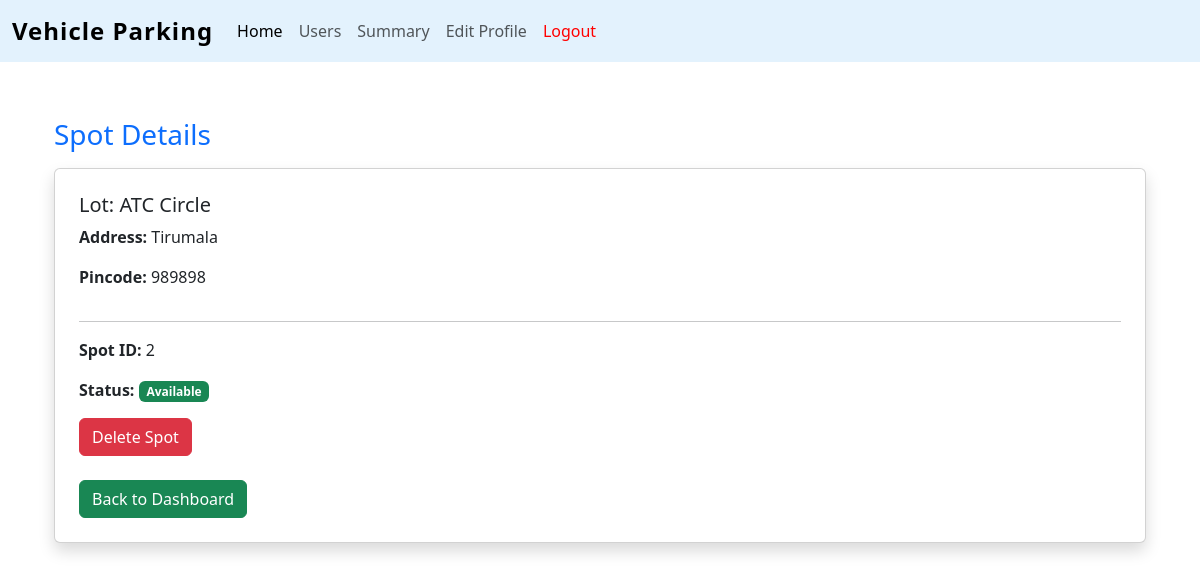
The app's page /spot_details/1/2 (signed in), older data.
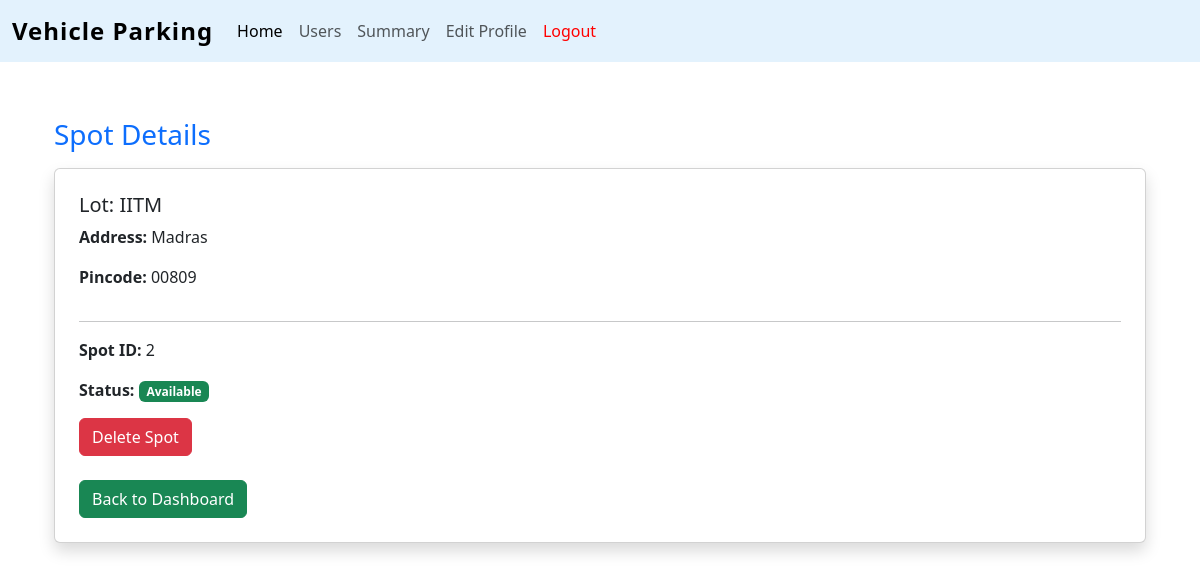
The same page, newer data.
### controllers/models.py (models this page shows)
class parking_lot(db.Model):
    id = db.Column(db.Integer, primary_key=True)
    location_name = db.Column(db.String(100), nullable=False)
    max_spots = db.Column(db.Integer,nullable=True)
    available_spots = db.Column(db.Integer, nullable=True)
    price = db.Column(db.Float,nullable=False)
    address = db.Column(db.String(200),nullable=False)
    pincode = db.Column(db.String(10),nullable=True)
    spots = db.relationship('parking_spot')

class parking_spot(db.Model):
    id = db.Column(db.Integer,primary_key=True)
    parking_lot_id = db.Column(db.Integer,db.ForeignKey('parking_lot.id'),nullable=False)
    status = db.Column(db.String(20),nullable=False)
    reserve_parking_spot = db.relationship('reserve_parking_spot')
    lot = db.relationship('parking_lot')

### controllers/routes.py (the view)
@app.route('/spot_details/<int:lot_id>/<int:spot_id>', methods=['GET'])
def spot_details(lot_id, spot_id):
    lot = parking_lot.query.get_or_404(lot_id)
    spot = next((s for s in lot.spots if s.id == spot_id), None)
    if spot is None:
        flash('Spot not found!', 'danger')
        return redirect(url_for('admin_dashboard'))
    return render_template('spot_details.html', lot=lot, spot=spot,user=User.name)

### templates/spot_details.html (shortened to what this page needs)
{% extends 'layout.html' %}
{% block content %}
<div class="container mt-4">
  <h3 class="text-primary">Spot Details</h3>
  <div class="card p-4 shadow mt-3">
    <h5>Lot: {{ lot.location_name }}</h5>
    <p><strong>Address:</strong> {{ lot.address }}</p>
    <p><strong>Pincode:</strong> {{ lot.pincode }}</p>
    <hr>
    <p><strong>Spot ID:</strong> {{ spot.id }}</p>
    <p><strong>Status:</strong>
      {% if spot.status == 'occupied' %}
        <span class="badge bg-danger">Occupied</span>
      {% else %}
        <span class="badge bg-success">Available</span>
      {% endif %}
    </p>
    <div>
        <form method="POST" action="{{ url_for('delete_spot', lot_id=lot.id, spot_id=spot.id) }}">
          <button type="submit" class="btn btn-danger">Delete Spot</button>
        </form>
        <br>
        <a href="{{url_for('admin_dashboard')}}"><button type="submit" class="btn btn-success">Back to Dashboard</button></a>
  </div>
</div>
{% endblock %}

### templates/layout.html (shortened to what this page needs)
<!DOCTYPE html>
<html lang="en">
<head>
    <link href="https://cdn.jsdelivr.net/npm/bootstrap@5.3.7/dist/css/bootstrap.min.css" rel="stylesheet"
>
</head>
<body>
    {% include 'navbar.html' %}
      <div class="container-fluid">
        <div class="row justify-content-center">
        </div>
    </div>
    <div class="container">
        {%block content %}
        {%endblock%}
    </div>
</body>
</html>

### templates/navbar.html (shortened to what this page needs)
<nav class="navbar navbar-expand-lg" style="background-color: #e3f2fd;" data-bs-theme="light">
  <div class="container-fluid">
    <a class="navbar-brand" href="#" style="font-size: 1.5rem; font-weight: bold; letter-spacing: 1px;">
      Vehicle Parking
    </a>
    <div class="collapse navbar-collapse" id="navbarSupportedContent">
      <ul class="navbar-nav me-auto mb-2 mb-lg-0">
        {% if not session.get('username') %}
        <li class="nav-item">
          <a class="nav-link active" href="/">Login</a>
        </li>
        <li class="nav-item">
          <a class="nav-link" href="/register">Register</a>
        </li>
        {% elif session.get('is_admin') == 1 %}
        <li class="nav-item">
          <a class="nav-link active" href="{{ url_for('admin_dashboard') }}">Home</a>
        </li>
        <li class="nav-item">
          <a class="nav-link" href="{{ url_for('admin_users') }}">Users</a>
        </li>
        <li class="nav-item">
          <a class="nav-link" href="{{ url_for('admin_summary')}}">Summary</a>
        </li>
        <li class="nav-item">
          <a class="nav-link" href="{{ url_for('edit_profile') }}">Edit Profile</a>
        </li>
        <li class="nav-item">
          <a class="nav-link" href="{{ url_for('logout') }}" style="color: red;" >Logout</a>
        </li>
        {% endif %}
      </ul>
    </div>
  </div>
</nav>

Row changes from the older to the newer data that the page shows:
changed parking_lot: location_name "ATC Circle" → "IITM"; address "Tirumala" → "Madras"; pincode "989898" → "00809"
